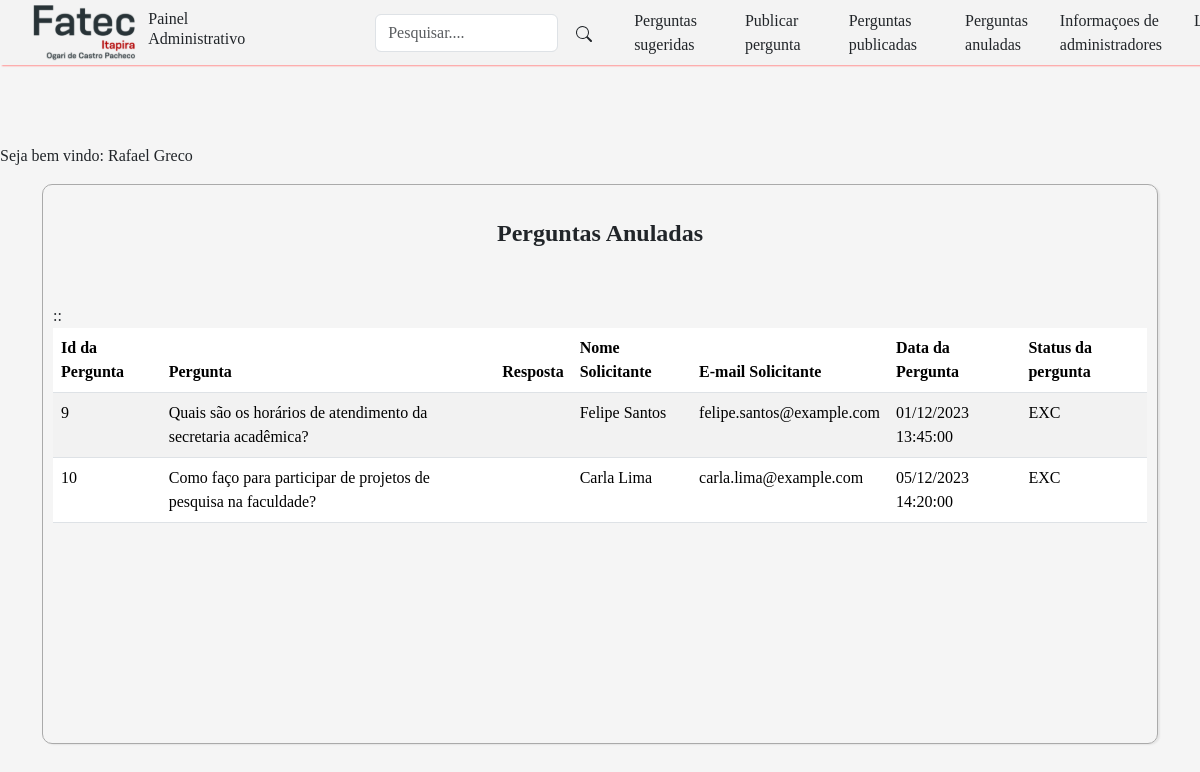
Page /view/listar_pergunta_anulada.php (signed in) on the committed database.
### tables this page shows
CREATE TABLE tb_perguntas (
    id_pergunta INT AUTO_INCREMENT NOT NULL PRIMARY KEY,
    pergunta TEXT,
    resposta TEXT,
    nome_solicitante VARCHAR(255) NOT NULL,
    email_solicitante VARCHAR(100) NOT NULL,
    situacao VARCHAR(255) NOT NULL,
    data_pergunta DATETIME NOT NULL DEFAULT CURRENT_TIMESTAMP(),
    data_resposta DATETIME,
    adm_id_resposta INT,
    CONSTRAINT fk_tb_adm_adm_id FOREIGN KEY (adm_id_resposta) REFERENCES tb_adm(adm_id),
    status_pergunta ENUM('NR','RES','EXC') DEFAULT 'NR',
    view INT DEFAULT 0
);

### view/listar_pergunta_anulada.php (the view, shortened to what this page needs)
<?php
if (isset($_SESSION['nome_adm_logado'])) {
    $nome_adm = $_SESSION['nome_adm_logado'];
} else {
    header('Location: ../login.html');
    exit();
    echo "Sessão não iniciada.";
}
require_once "../class/pergunta.php";
require_once "../conexao.php";
if(!empty($_GET['search']))
{
    $data = $_GET['search'];
    $sql = "SELECT * FROM tb_perguntas WHERE (id_pergunta LIKE '%$data%'  or pergunta LIKE '%$data%' or resposta LIKE '%$data%') and status_pergunta = 'EXC' ORDER BY id_pergunta DESC";
}
else
{
    $sql ="SELECT * FROM tb_perguntas WHERE status_pergunta = 'EXC' ORDER BY id_pergunta";
}
$result = $conexao->query($sql);
?>
<!DOCTYPE html>
<html lang="pt-BR">
<head>
    <link href="https://cdn.jsdelivr.net/npm/bootstrap@5.3.2/dist/css/bootstrap.min.css" rel="stylesheet">
    <link href="../css/areaadmin.css" rel="stylesheet">
</head>
<body>
<header>
        <nav class="navbar navbar-expand-lg fixed-top" >
            <img class="logo" src="../img/FATEC.svg">
                <div class="container ">
                <h2 class="nav-link text-light text-dark">Painel Administrativo</h2>
                <div class="box-search">
                <input type="search" class="form-control w=25" id="pesquisar" placeholder="Pesquisar...." onkeydown="handleKeyPress(event)">
                    <button class="btn" onclick="searchData()" style="margin-left:5px;">
                    </button>
                </div>
                <div class="collapse navbar-collapse  " id="navbarNav">
                <ul class="navbar-nav">
                        <li class="nav-item mx-3" >
                            <a class="nav-link text-dark" href="listar_pergunta_sugerida.php">Perguntas sugeridas</a>
                        </li>
                        <li class="nav-item mx-3">
                            <a class="nav-link text-dark" href="form_nova_pergunta.php">Publicar pergunta</a>
                        </li>
                        <li class="nav-item mx-3">
                            <a class="nav-link text-dark" href="listar_pergunta_publicada.php">Perguntas publicadas</a>
                        </li>
                        <li class="nav-item mx-3">
                            <a class="nav-link text-dark" href="listar_pergunta_anulada.php">Perguntas anuladas</a>
                        </li>
                            <a class="nav-link text-dark" href="listar_adm.php">Informaçoes de administradores</a>
                        <li class="nav-item mx-3">
                            <a class="nav-link text-dark" href="?logout=true"> Logout</a>
                        </li>
                    </ul>
                    </div>
            </div>
        </nav>
    </header>
    <br><br><br><br><br><br>
    <?php echo "<p>Seja bem vindo: $nome_adm</p>" ?>
    <main>
    <div class="container">
            <div class="table-container">
                <table class="table table-striped bg-light">
                    <thead>
                        <br>
                        <h4>Perguntas Anuladas</h4>
                        <br><br>
                        <tr>
                            <th>Id da Pergunta</th>
                            <th>Pergunta</th>
                            <th>Resposta</th>
                            <th>Nome Solicitante</th>
                            <th>E-mail Solicitante</th>
                            <th>Data da Pergunta</th>
                            <th>Status da pergunta</th>
                        </tr>
                    </thead>
                        <tbody>
                        <?php
                        while($user_data = $result-> fetch(PDO::FETCH_ASSOC))
                        {
                            echo"<tr>:";
                            echo"<td>".$user_data['id_pergunta']."</td>";
                            echo"<td>".$user_data['pergunta']."</td>";
                            echo"<td>".$user_data['resposta']."</td>";
                            echo"<td>".$user_data['nome_solicitante']."</td>";
                            echo"<td>".$user_data['email_solicitante']."</td>";
                            echo "<td>".date('d/m/Y H:i:s', strtotime($user_data['data_pergunta']))."</td>";
                            echo"<td>".$user_data['status_pergunta']."</td>";
                        }
                    ?>
                        </tbody>
                </table>
            </div>
        </div>
    </main>
</body>
</html>

### css/areaadmin.css (style rules this page uses)
body { background-color:#F5F5F5; font-family: Tahoma; }
nav { height: 65px;background-color:#F3F3F3; box-shadow:2px 1px 1.5px #FF9393; }
.table-container { height: 70vh; overflow-x: auto; border: solid 0.5px #AAAAAA; border-radius: 10px; box-shadow:2px 1px 1.5px #E5E5E5; padding: 10px; }
th { padding:10px; }
h4 { text-align: center;font-weight: bold; }
h2 { font-size: 20px;margin-right: 125px; }
.box-search { display:flex; padding:5px; width:500px; align-items: center; }
.logo { margin-left: 33px;height: 65px;margin-top: 10px; }

### rows in the picture
tb_perguntas: id_pergunta "9", pergunta "Quais são os horários de atendimento da secretaria acadêmica?", nome_solicitante "Felipe Santos", email_solicitante "felipe.santos@example.com", data_pergunta "01/12/2023 13:45:00", status_pergunta "EXC"
tb_perguntas: id_pergunta "10", pergunta "Como faço para participar de projetos de pesquisa na faculdade?", nome_solicitante "Carla Lima", email_solicitante "carla.lima@example.com", data_pergunta "05/12/2023 14:20:00", status_pergunta "EXC"

### other values in the picture
$nome_adm "Rafael Greco"
